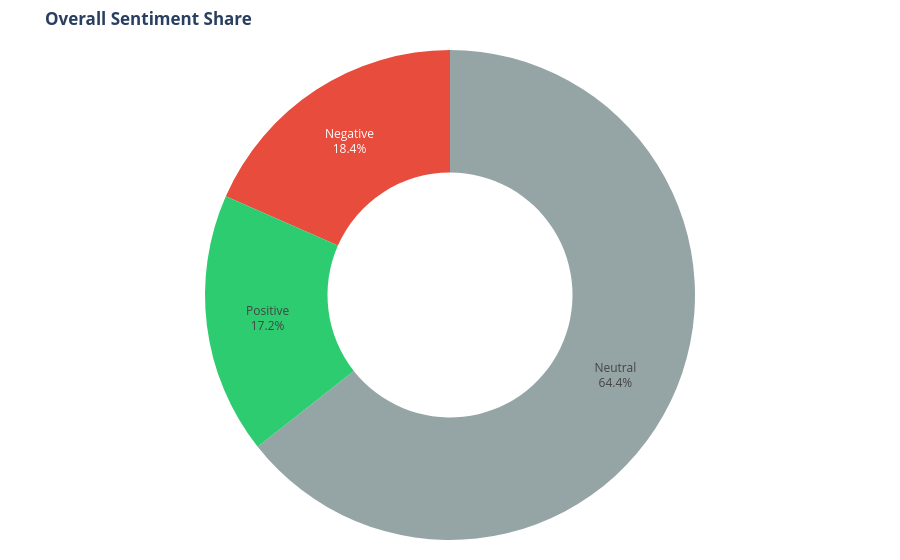

Notebook code for this chart:
### Code cell
import plotly.express as px

# Calculate cumulative totals
total_pos = sum(df_trends["Positive"])
total_neg = sum(df_trends["Negative"])
total_neu = sum(df_trends["Neutral"])

df_pie = pd.DataFrame({
    "Sentiment": ["Positive", "Neutral", "Negative"],
    "Count": [total_pos, total_neu, total_neg]
})

fig_pie = px.pie(
    df_pie,
    values="Count",
    names="Sentiment",
    hole=0.5,
    color="Sentiment",
    color_discrete_map={"Positive": "#2ECC71", "Neutral": "#95A5A6", "Negative": "#E74C3C"}
)

fig_pie.update_traces(textposition='inside', textinfo='percent+label')
fig_pie.update_layout(
    title="<b>Overall Sentiment Share</b>",
    margin=dict(l=20, r=20, t=50, b=20),
    showlegend=False,
    plot_bgcolor="rgba(0,0,0,0)",
    paper_bgcolor="rgba(0,0,0,0)"
)

fig_pie.show()

### Figure 1 — Plotly figure (JSON) as saved in the notebook; plotly's stock layout.template omitted (floating-point values rounded to 4 significant figures)
{"data": [{"customdata": [["Positive"], ["Neutral"], ["Negative"]], "domain": {"x": [0, 1], "y": [0, 1]}, "hole": 0.5, "hovertemplate": "Sentiment=%{customdata[0]}<br>Count=%{value}<extra></extra>", "labels": ["Positive", "Neutral", "Negative"], "legendgroup": "", "marker": {"colors": ["#2ECC71", "#95A5A6", "#E74C3C"]}, "name": "", "showlegend": true, "textinfo": "percent+label", "textposition": "inside", "type": "pie", "values": [75, 280, 80]}], "layout": {"legend": {"tracegroupgap": 0}, "margin": {"b": 20, "l": 20, "r": 20, "t": 50}, "paper_bgcolor": "rgba(0,0,0,0)", "plot_bgcolor": "rgba(0,0,0,0)", "showlegend": false, "title": {"text": "<b>Overall Sentiment Share</b>"}}}
